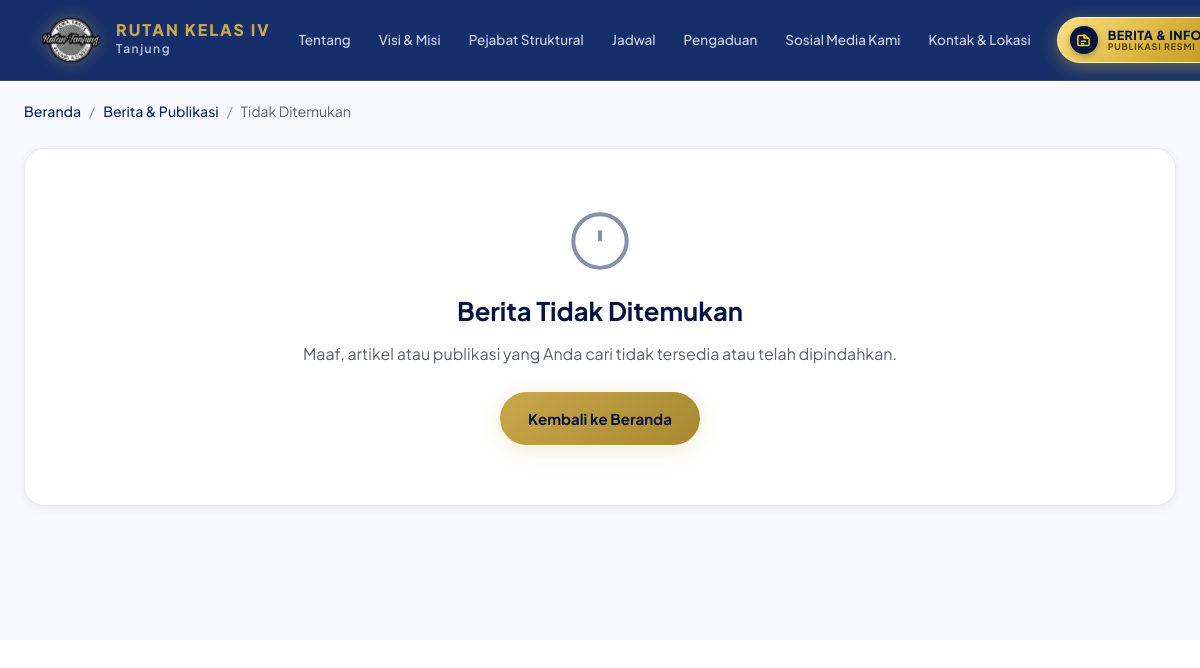
The page /detail-berita.php?slug=tingkatkan-keamanan-dan-ketertiban-rutan-kelas-iv-tanjung-gelar-razia-gabungan-bersama-aph on the database as committed earlier.
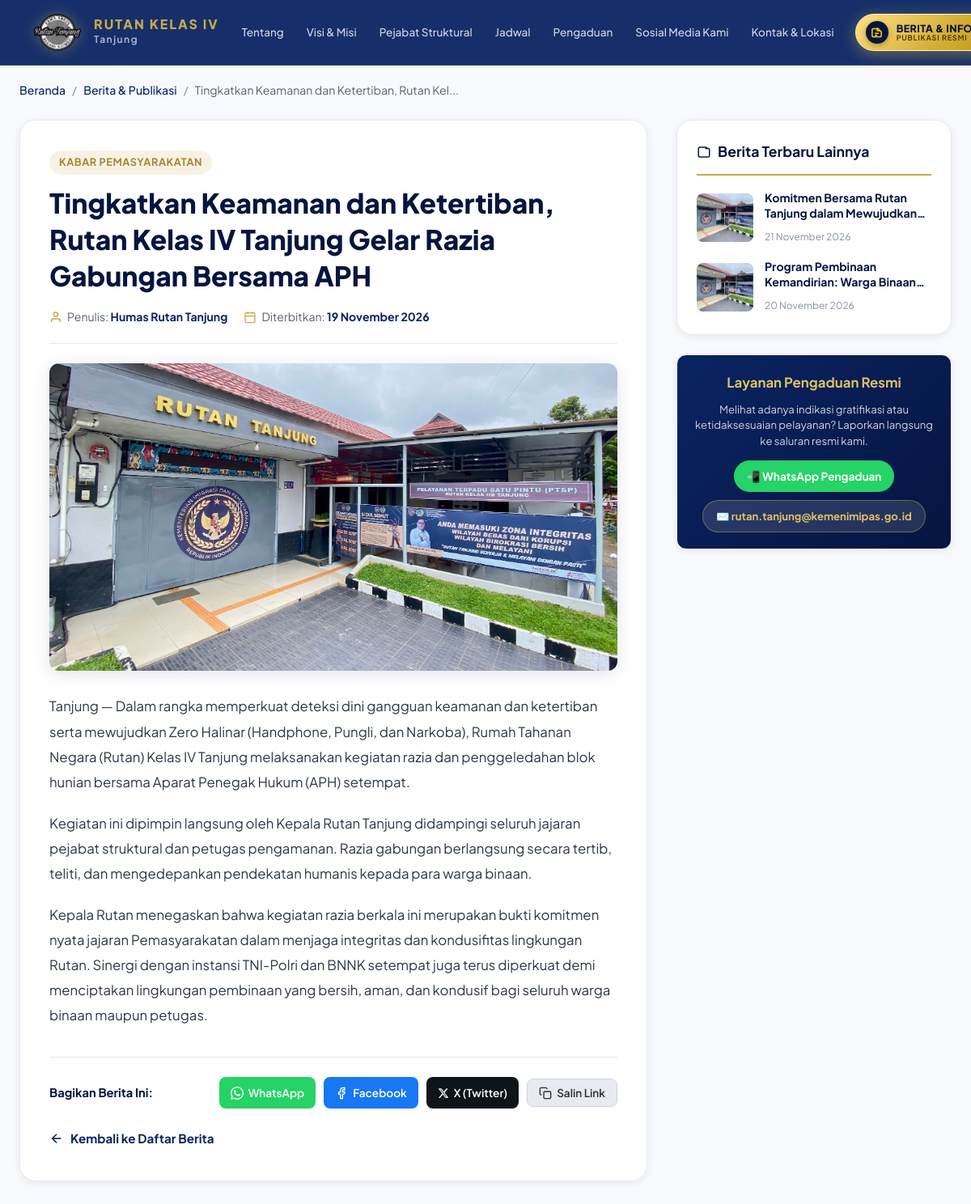
The same page on the database as committed later.
### tables this page shows
CREATE TABLE IF NOT EXISTS `berita` (
  `id` INT AUTO_INCREMENT PRIMARY KEY,
  `judul` VARCHAR(255) NOT NULL,
  `slug` VARCHAR(255) NOT NULL,
  `isi` TEXT NOT NULL,
  `gambar` VARCHAR(255) DEFAULT NULL,
  `penulis` VARCHAR(100) NOT NULL,
  `tanggal_dibuat` DATETIME DEFAULT CURRENT_TIMESTAMP
);

### koneksi.php (called while the page is built, shortened)
<?php
if (!function_exists('format_tanggal_indo')) {
    function format_tanggal_indo($datetime) {
        $timestamp = strtotime($datetime);
        $bulan = [
            1 => 'Januari', 'Februari', 'Maret', 'April', 'Mei', 'Juni',
            'Juli', 'Agustus', 'September', 'Oktober', 'November', 'Desember'
        ];
        $tgl = date('d', $timestamp);
        $bln = $bulan[(int)date('m', $timestamp)];
        $thn = date('Y', $timestamp);
        return "$tgl $bln $thn";
    }
}
?>

### detail-berita.php (the view, shortened to what the changed rows need)
<?php
require_once __DIR__ . '/koneksi.php';
$slug = trim($_GET['slug'] ?? '');
$berita = null;
if (!empty($slug)) {
    $stmt = $conn->prepare("SELECT * FROM berita WHERE slug = ? LIMIT 1");
    $stmt->bind_param("s", $slug);
    $stmt->execute();
    $res = $stmt->get_result();
    if ($res->num_rows > 0) {
        $berita = $res->fetch_assoc();
    }
}
$berita_lainnya = [];
if ($berita) {
    $stmt_lain = $conn->prepare("SELECT id, judul, slug, gambar, tanggal_dibuat, penulis FROM berita WHERE id != ? ORDER BY tanggal_dibuat DESC LIMIT 4");
    $stmt_lain->bind_param("i", $berita['id']);
    $stmt_lain->execute();
    $res_lain = $stmt_lain->get_result();
    while ($r = $res_lain->fetch_assoc()) {
        $berita_lainnya[] = $r;
    }
}
$current_protocol = (!empty($_SERVER['HTTPS']) && $_SERVER['HTTPS'] !== 'off') ? "https://" : "http://";
$current_url = $current_protocol . $_SERVER['HTTP_HOST'] . $_SERVER['REQUEST_URI'];
?>
<!DOCTYPE html>
<html lang="id">
<head>
  <link rel="stylesheet" href="style.css?v=<?= filemtime(__DIR__ . '/style.css') ?>" />
</head>
<body>
  <main class="article-page">
    <div class="container">
      <nav class="breadcrumb-nav">
        <a href="index.php">Beranda</a>
        <span class="sep">/</span>
        <a href="index.php#berita">Berita &amp; Publikasi</a>
        <span class="sep">/</span>
        <span><?= $berita ? htmlspecialchars(mb_substr($berita['judul'], 0, 45)) . '...' : 'Tidak Ditemukan' ?></span>
      </nav>
      <?php if ($berita): ?>
        <?php
          $gambar_detail = (!empty($berita['gambar']) && file_exists(__DIR__ . '/uploads/berita/' . $berita['gambar']))
                            ? 'uploads/berita/' . htmlspecialchars($berita['gambar'])
                            : 'gambar atau poster/header rutan.jpg';
        ?>
        <div class="article-layout">
          <article class="article-card-main">
            <span class="article-tag">Kabar Pemasyarakatan</span>
            <h1 class="article-title"><?= htmlspecialchars($berita['judul']) ?></h1>
            <div class="article-meta-bar">
              <div class="meta-item">
                <svg width="16" height="16" viewBox="0 0 24 24" fill="none" stroke="currentColor" stroke-width="2">
                  <path d="M20 21v-2a4 4 0 0 0-4-4H8a4 4 0 0 0-4 4v2"></path>
                  <circle cx="12" cy="7" r="4"></circle>
                </svg>
                <span>Penulis: <strong><?= htmlspecialchars($berita['penulis']) ?></strong></span>
              </div>
              <div class="meta-item">
                <svg width="16" height="16" viewBox="0 0 24 24" fill="none" stroke="currentColor" stroke-width="2">
                  <rect x="3" y="4" width="18" height="18" rx="2" ry="2"></rect>
                  <line x1="16" y1="2" x2="16" y2="6"></line>
                  <line x1="8" y1="2" x2="8" y2="6"></line>
                  <line x1="3" y1="10" x2="21" y2="10"></line>
                </svg>
                <span>Diterbitkan: <strong><?= format_tanggal_indo($berita['tanggal_dibuat']) ?></strong></span>
              </div>
            </div>
            <div class="article-featured-img-wrap">
              <img src="<?= $gambar_detail ?>" alt="<?= htmlspecialchars($berita['judul']) ?>" class="article-featured-img">
            </div>
            <div class="article-content">
              <?php
                function auto_link_text($text) {
                    $text = htmlspecialchars($text, ENT_QUOTES, 'UTF-8');
                    $pattern = '/(https?:\/\/[^\s\,\;\"\'\<\>\(\)\[\]]+)/i';
                    $replacement = '<a href="$1" target="_blank" rel="noopener noreferrer" style="color:var(--primary,#1e3a6e);text-decoration:underline;word-break:break-all;">$1</a>';
                    return preg_replace($pattern, $replacement, $text);
                }
                $paragraphs = explode("\n", str_replace(["\r\n", "\r"], "\n", $berita['isi']));
                foreach ($paragraphs as $para) {
                    $para = trim($para);
                    if (!empty($para)) {
                        echo '<p>' . nl2br(auto_link_text($para)) . '</p>';
                    }
                }
              ?>
            </div>
            <div class="article-share-box">
              <span class="share-label">Bagikan Berita Ini:</span>
              <div class="share-buttons">
                <a href="https://api.whatsapp.com/send?text=<?= urlencode($berita['judul'] . ' - Baca selengkapnya di: ' . $current_url) ?>" target="_blank" rel="noopener" class="btn-share btn-share-wa">
                  WhatsApp
                </a>
                <a href="https://www.facebook.com/sharer/sharer.php?u=<?= urlencode($current_url) ?>" target="_blank" rel="noopener" class="btn-share btn-share-fb">
                  <svg width="16" height="16" viewBox="0 0 24 24" fill="none" stroke="currentColor" stroke-width="2">
                    <path d="M18 2h-3a5 5 0 0 0-5 5v3H7v4h3v8h4v-8h3l1-4h-4V7a1 1 0 0 1 1-1h3z"></path>
                  </svg>
                  Facebook
                </a>
                <a href="https://twitter.com/intent/tweet?text=<?= urlencode($berita['judul'] . ' - Baca selengkapnya di: ' . $current_url) ?>" target="_blank" rel="noopener" class="btn-share btn-share-x" style="background:#0f1419;color:#ffffff;">
                  <svg width="14" height="14" viewBox="0 0 24 24" fill="currentColor">
                    <path d="M18.244 2.25h3.308l-7.227 8.26 8.502 11.24H16.17l-5.214-6.817L4.99 21.75H1.68l7.73-8.835L1.254 2.25H8.08l4.713 6.231zm-1.161 17.52h1.833L7.084 4.126H5.117z"/>
                  </svg>
                  X (Twitter)
                </a>
                <button type="button" class="btn-share btn-share-copy" onclick="copyArticleUrl()">
                  <svg width="16" height="16" viewBox="0 0 24 24" fill="none" stroke="currentColor" stroke-width="2">
                    <rect x="9" y="9" width="13" height="13" rx="2" ry="2"></rect>
                    <path d="M5 15H4a2 2 0 0 1-2-2V4a2 2 0 0 1 2-2h9a2 2 0 0 1 2 2v1"></path>
                  </svg>
                  Salin Link
                </button>
              </div>
            </div>
            <a href="index.php#berita" class="btn-back-home">
              <svg width="18" height="18" viewBox="0 0 24 24" fill="none" stroke="currentColor" stroke-width="2.2">
                <line x1="19" y1="12" x2="5" y2="12"></line>
                <polyline points="12 19 5 12 12 5"></polyline>
              </svg>
              Kembali ke Daftar Berita
            </a>
          </article>
          <aside class="article-sidebar">
            <?php if (!empty($berita_lainnya)): ?>
              <div class="sidebar-widget">
                <h3 class="widget-title">
                  <svg width="18" height="18" viewBox="0 0 24 24" fill="none" stroke="currentColor" stroke-width="2">
                    <path d="M19 20H5a2 2 0 0 1-2-2V6a2 2 0 0 1 2-2h10a2 2 0 0 1 2 2v1"></path>
                    <path d="M19 20a2 2 0 0 0 2-2V8a2 2 0 0 0-2-2h-5"></path>
                  </svg>
                  Berita Terbaru Lainnya
                </h3>
                <div class="recent-news-list">
                  <?php foreach ($berita_lainnya as $bl):
                    $thumb_bl = (!empty($bl['gambar']) && file_exists(__DIR__ . '/uploads/berita/' . $bl['gambar']))
                                ? 'uploads/berita/' . htmlspecialchars($bl['gambar'])
                                : 'gambar atau poster/header rutan.jpg';
                  ?>
                    <a href="detail-berita.php?slug=<?= urlencode($bl['slug']) ?>" class="recent-news-item">
                      <img src="<?= $thumb_bl ?>" alt="<?= htmlspecialchars($bl['judul']) ?>" class="recent-news-thumb">
                      <div class="recent-news-info">
                        <h4 class="recent-news-title"><?= htmlspecialchars($bl['judul']) ?></h4>
                        <span class="recent-news-date"><?= format_tanggal_indo($bl['tanggal_dibuat']) ?></span>
                      </div>
                    </a>
                  <?php endforeach; ?>
                </div>
              </div>
            <?php endif; ?>
            <div class="sidebar-widget cta-card-sidebar">
              <h4>Layanan Pengaduan Resmi</h4>
              <p>Melihat adanya indikasi gratifikasi atau ketidaksesuaian pelayanan? Laporkan langsung ke saluran resmi kami.</p>
              <a href="https://wa.me/6282155353594?text=Halo%20Admin%20Rutan%20Tanjung,%20saya%20ingin%20menyampaikan%20pengaduan" target="_blank" rel="noopener" class="btn-wa-sidebar">
                📲 WhatsApp Pengaduan
              </a>
              <br />
              <a href="https://mail.google.com/mail/?view=cm&fs=1&to=rutan.tanjung@kemenimipas.go.id&su=Pesan%20%2F%20Pengaduan%20-%20Rutan%20Kelas%20IV%20Tanjung" target="_blank" rel="noopener noreferrer" class="btn-email-sidebar">
                ✉️ rutan.tanjung@kemenimipas.go.id
              </a>
            </div>
          </aside>
        </div>
      <?php else: ?>
        <div class="article-card-main" style="text-align:center;padding:60px 20px;">
          <svg width="64" height="64" viewBox="0 0 24 24" fill="none" stroke="currentColor" stroke-width="1.5" style="color:var(--gray-400);margin:0 auto 16px;">
            <circle cx="12" cy="12" r="10"></circle>
            <line x1="12" y1="8" x2="12" y2="12"></line>
            <line x1="12" y1="16" x2="12.01" y2="16"></line>
          </svg>
          <h2 style="font-size:1.6rem;color:var(--primary-dark);margin-bottom:8px;">Berita Tidak Ditemukan</h2>
          <p style="color:var(--gray-600);margin-bottom:24px;">Maaf, artikel atau publikasi yang Anda cari tidak tersedia atau telah dipindahkan.</p>
          <a href="index.php" class="btn-primary" style="display:inline-flex;">Kembali ke Beranda</a>
        </div>
      <?php endif; ?>
    </div>
  </main>
</body>
</html>

Rows that differ between the two databases and show on the page:
now on this page (row edited): berita: judul "Tingkatkan Keamanan dan Ketertiban, Rutan Kel", judul "Tingkatkan Keamanan dan Ketertiban, Rutan Kelas IV Tanjung Gelar Razia Gabungan Bersama APH", penulis "Humas Rutan Tanjung", tanggal_dibuat "19 November 2026", isi "Tanjung — Dalam rangka memperkuat deteksi dini gangguan keamanan dan ketertiban serta mewujudkan Zero Halinar (Handphone, Pungli, dan Narkoba), Rumah Tahanan Negara (Rutan) Kelas IV Tanjung melaksanakan kegiatan razia dan penggeledahan blok hunian bersama Aparat Penegak Hukum (APH) setempat.", isi "Kegiatan ini dipimpin langsung oleh Kepala Rutan Tanjung didampingi seluruh jajaran pejabat struktural dan petugas pengamanan. Razia gabungan berlangsung secara tertib, teliti, dan mengedepankan pendekatan humanis kepada para warga binaan.", isi "Kepala Rutan menegaskan bahwa kegiatan razia berkala ini merupakan bukti komitmen nyata jajaran Pemasyarakatan dalam menjaga integritas dan kondusifitas lingkungan Rutan. Sinergi dengan instansi TNI-Polri dan BNNK setempat juga terus diperkuat demi menciptakan lingkungan pembinaan yang bersih, aman, dan kondusif bagi seluruh warga binaan maupun petugas."
now on this page (row edited): berita: judul "Komitmen Bersama Rutan Tanjung dalam…", tanggal_dibuat "21 November 2026"
now on this page (row edited): berita: judul "Program Pembinaan Kemandirian: Warga…", tanggal_dibuat "20 November 2026"
Other text that changed with them:
text no longer shown: "Tidak Ditemukan Berita Tidak Ditemukan Maaf, artikel atau publikasi yang Anda cari tidak tersedia atau telah dipindahkan. Kembali ke Beranda"
text now shown: "... KABAR PEMASYARAKATAN Penulis: Diterbitkan: Bagikan Berita Ini: WhatsApp Facebook X (Twitter) Salin Link Kembali ke Daftar Berita Berita Terbaru Lainnya Layanan Pengaduan Resmi Melihat adanya indikasi gratifikasi atau ketidaksesuaian pelayanan? Laporkan langsung ke saluran resmi kami. 📲 WhatsApp Pengaduan ✉️ rutan.tanjung@kemenimipas.go.id"
